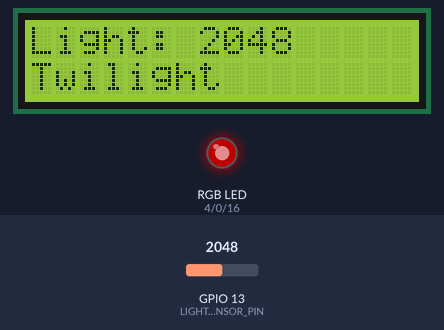
Recording of a sketch running on a simulated ESP32. On the bench: 16×2 character LCD, an RGB LED mixed from three pins (HIGH = lit). Inputs (shaded band) come from the test bench; at power-on: GPIO 13 (LIGHT_SENSOR_PIN) = 2048. Dim RGB values are drawn brighter than linear; what the sketch prints to the serial monitor is not drawn.

Above: at 3.24 s.
3.3 s: GPIO 13 (LIGHT_SENSOR_PIN) set to 3040
At 4.82 s:
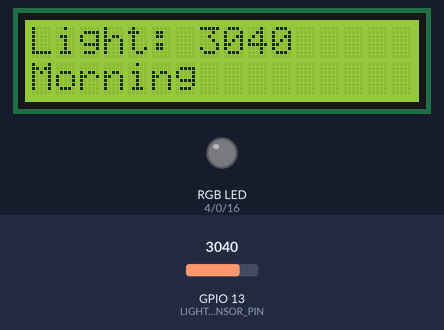
5.0 s: GPIO 13 (LIGHT_SENSOR_PIN) set to 1960
At 5.06 s:
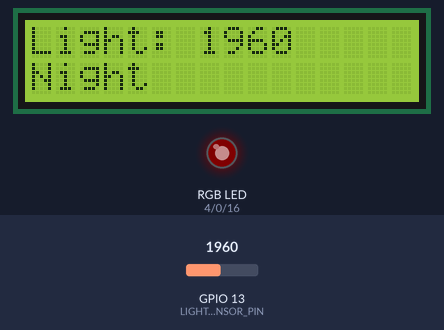
6.7 s: GPIO 13 (LIGHT_SENSOR_PIN) set to 2038
At 7.05 s:
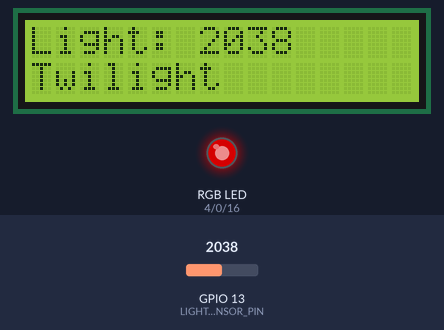
8.7 s: GPIO 13 (LIGHT_SENSOR_PIN) set to 491
At 9.4 s:
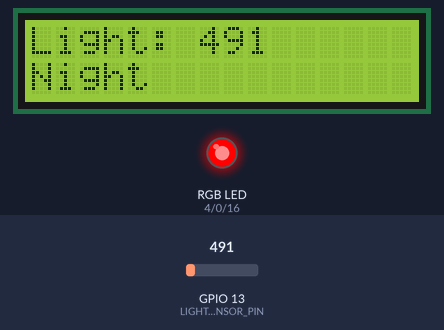
10.5 s: GPIO 13 (LIGHT_SENSOR_PIN) set to 3603
At 10.59 s:
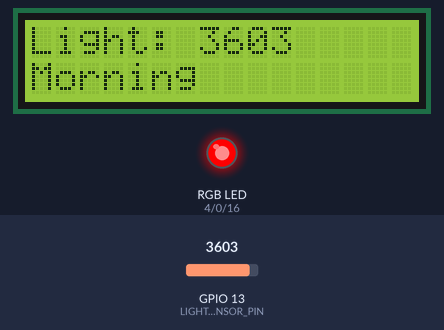
12.3 s: GPIO 13 (LIGHT_SENSOR_PIN) set to 2960
At 15.0 s:
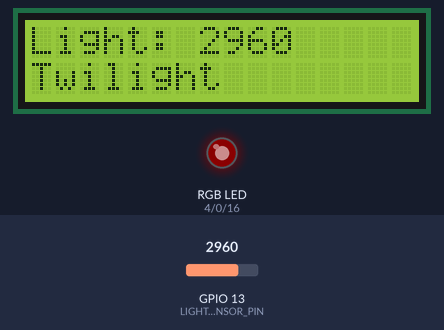
Timing chart, 0 to 16.3 s (numbered marks = the images above; inputs shaded):
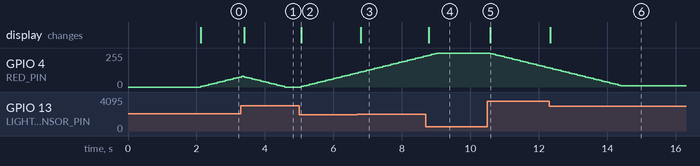

Measured:
- the behaviour switches between 1999 and 2000 on GPIO 13 (LIGHT_SENSOR_PIN) (found by bisection; images 2 and 3)
- after the input at 3.3 s, the display: changes after 0.10 s (image 1)
- after the input at 5.0 s, GPIO 4 (RED_PIN): moves from 0/255 to 105/255 over 1.6 s, starting after 0.06 s; the display: changes after 0.06 s (image 2)
- after the input at 6.7 s, the display: changes after 0.10 s (image 3)
- after the input at 8.7 s, the display: changes after 0.09 s (image 4)
- after the input at 10.5 s, GPIO 4 (RED_PIN): moves from 255/255 to 145/255 over 1.7 s, starting after 0.09 s; the display: changes after 0.09 s (image 5)
- after the input at 12.3 s, GPIO 4 (RED_PIN): goes on until 14.4 s, then stays 11/255; the display: changes at once (image 6)

The sketch:

sketch_nov11b.ino
```cpp
// 光敏電阻的阻值顯示在LCD第一行
// 如果光敏電阻的值小於一定數值時，第二行顯示"Night";反之顯示"Morning"
// 連動 LED 燈，Night 亮燈，Morning 熄燈
// 加入 PWM 燈光漸變功能

#include <Wire.h>
#include <LiquidCrystal_I2C.h>

// 硬體接腳定義
#define I2C_SDA_PIN         26
#define I2C_SCL_PIN         25

// LCD 設定
#define LCD_ADDRESS 0x27
#define LCD_COLS    16
#define LCD_ROWS    2

// LCD I2C 設定 (位址 0x27, 16x2 顯示)
LiquidCrystal_I2C lcd(LCD_ADDRESS, LCD_COLS, LCD_ROWS);

// 光敏電阻腳位
#define LIGHT_SENSOR_PIN 13

// RGB LED 腳位定義
#define RED_PIN   4
#define GREEN_PIN 0
#define BLUE_PIN  16

// 閾值設定 (根據實際環境調整)
#define NIGHT_THRESHOLD 2000
#define BRIGHT_THRESHOLD 3000

// 漸變速度 (越小越快)
#define FADE_SPEED 5

// 目前和目標亮度
int currentBrightness = 0;
int targetBrightness = 0;

void setup() {
  // 初始化序列埠
  Serial.begin(115200);

  // 初始化光敏電阻腳位
  pinMode(LIGHT_SENSOR_PIN, INPUT);

  // 初始化 RGB LED 腳位為輸出
  pinMode(RED_PIN, OUTPUT);
  pinMode(GREEN_PIN, OUTPUT);
  pinMode(BLUE_PIN, OUTPUT);

  // 關閉所有 LED
  analogWrite(RED_PIN, 0);
  analogWrite(GREEN_PIN, 0);
  analogWrite(BLUE_PIN, 0);

  // 初始化 I2C
  Wire.begin(I2C_SDA_PIN, I2C_SCL_PIN);

  // 初始化 LCD
  lcd.init();
  lcd.backlight();
  lcd.clear();

  // 顯示啟動訊息
  lcd.setCursor(0, 0);
  lcd.print("Light Sensor");
  lcd.setCursor(0, 1);
  lcd.print("Initializing...");
  delay(2000);
  lcd.clear();

  Serial.println("系統初始化完成");
  Serial.println("PWM 漸變功能已啟用");
}

void loop() {
  // 讀取光敏電阻的值
  int lightValue = analogRead(LIGHT_SENSOR_PIN);

  // 顯示在序列埠監控視窗
  Serial.print("Light Value: ");
  Serial.print(lightValue);
  Serial.print(" | Brightness: ");
  Serial.println(currentBrightness);

  // 在 LCD 第一行顯示光敏電阻的值
  lcd.setCursor(0, 0);
  lcd.print("Light: ");
  lcd.print(lightValue);
  lcd.print("    "); // 清除舊數據

  // 判斷是白天還是夜晚，並設定目標亮度
  lcd.setCursor(0, 1);
  if (lightValue < NIGHT_THRESHOLD) {
    // 夜晚：顯示 "Night" 並設定 LED 全亮
    lcd.print("Night          ");
    targetBrightness = 255;
    Serial.print("狀態: Night | ");
  } else if (lightValue > BRIGHT_THRESHOLD) {
    // 白天：顯示 "Morning" 並關燈
    lcd.print("Morning        ");
    targetBrightness = 0;
    Serial.print("狀態: Morning | ");
  } else {
    // 黃昏/黎明：顯示 "Twilight" 並設定中等亮度
    lcd.print("Twilight       ");
    // 根據光線值計算亮度 (線性映射)
    targetBrightness = map(lightValue, NIGHT_THRESHOLD, BRIGHT_THRESHOLD, 255, 0);
    targetBrightness = constrain(targetBrightness, 0, 255);
    Serial.print("狀態: Twilight | ");
  }

  // 平滑漸變到目標亮度
  if (currentBrightness < targetBrightness) {
    currentBrightness += FADE_SPEED;
    if (currentBrightness > targetBrightness) {
      currentBrightness = targetBrightness;
    }
  } else if (currentBrightness > targetBrightness) {
    currentBrightness -= FADE_SPEED;
    if (currentBrightness < targetBrightness) {
      currentBrightness = targetBrightness;
    }
  }

  // 設定紅色 LED 的 PWM 值 (漸變效果)
  analogWrite(RED_PIN, currentBrightness);
  analogWrite(GREEN_PIN, 0);
  analogWrite(BLUE_PIN, 0);

  // 延遲一段時間再重新讀取
  delay(50);
}
```
